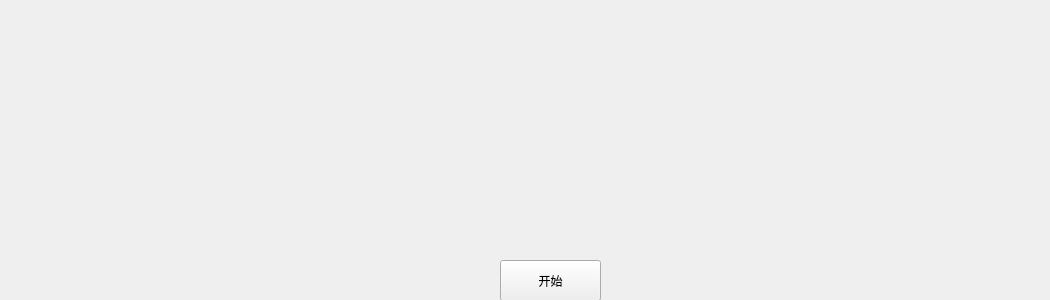
<?xml version="1.0" encoding="UTF-8"?>
<ui version="4.0">
 <class>begin</class>
 <widget class="QWidget" name="begin">
  <property name="geometry">
   <rect>
    <x>0</x>
    <y>0</y>
    <width>1050</width>
    <height>300</height>
   </rect>
  </property>
  <property name="windowTitle">
   <string>Form</string>
  </property>
  <widget class="QPushButton" name="pushButton">
   <property name="geometry">
    <rect>
     <x>500</x>
     <y>260</y>
     <width>101</width>
     <height>41</height>
    </rect>
   </property>
   <property name="text">
    <string>开始</string>
   </property>
  </widget>
 </widget>
 <resources/>
 <connections/>
</ui>
